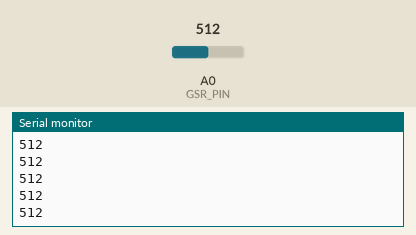
This sketch was run on a simulated Arduino Uno, built with avr-gcc and run on an emulated ATmega328P. Shown: the last lines printed to the serial monitor. The test bench sets the inputs (shaded band); at power-on: A0 (GSR_PIN) = 512.

Above: at 1.2 s.
1.3 s: A0 (GSR_PIN) set to 716
At 1.62 s:
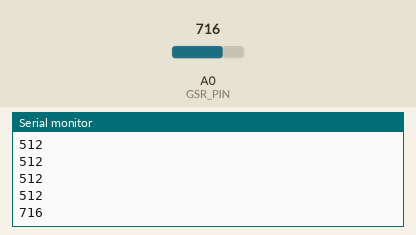
2.8 s: A0 (GSR_PIN) set to 900
At 2.82 s:
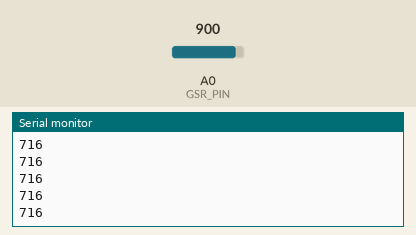
Timing chart, 0 to 5.8 s (numbered marks = the images above; inputs shaded):
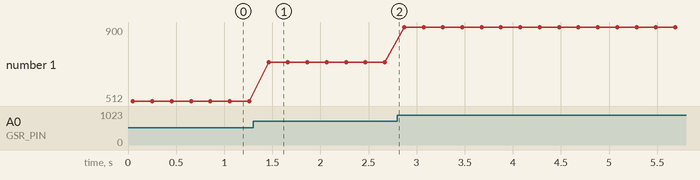

Measured:
- after the input at 1.3 s, the serial monitor: prints a new line after 0.16 s (image 1)
- plotted number 1: 512 → 716 after the input at 1.3 s, 716 → 900 after the input at 2.8 s

The sketch:

yurif_gsr_usb.ino
```cpp
/*
 Yurif | Grove GSR Sensor + Arduino Uno R3
 Base Shield V2: connect GSR to A0, set shield switch to 5V for Uno.
 One averaged RAW ADC reading (0..1023) per line at 9600 baud.
 These are not calibrated skin-conductance values (uS).
*/
const byte GSR_PIN = A0;
void setup(){ Serial.begin(9600); }
void loop(){
  long sum=0;
  for(int i=0;i<10;i++){sum+=analogRead(GSR_PIN);delay(5);}
  Serial.println(sum/10);
  delay(150);
}
```
